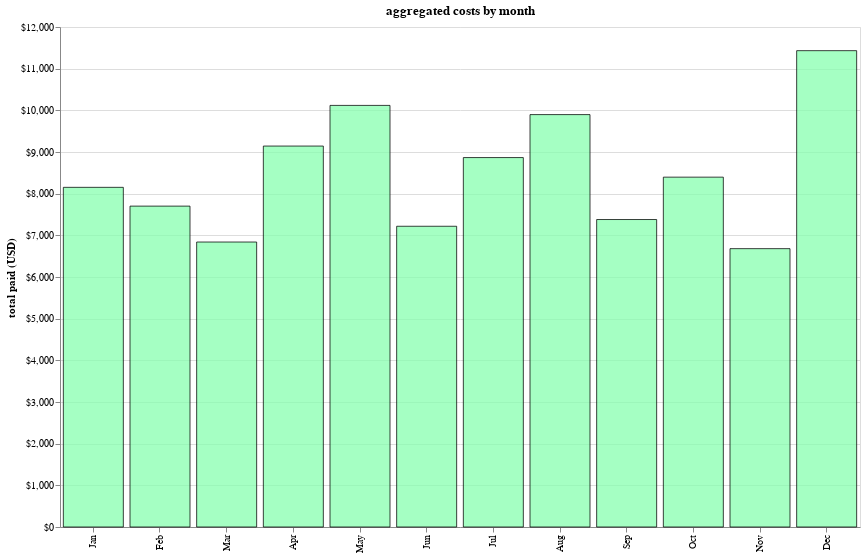

Source (notebook cell):
### Code cell
alt.Chart(
    df_month_totals.with_columns(
        pl.col('Order Month').map_elements(lambda n: calendar.month_abbr[n]).alias('Month'),
        pl.col('Order Month').alias('month_number'),
    ),
    title='aggregated costs by month'
).mark_bar(
    color='#87ffaf',
    stroke='black',
    opacity=0.75,
).transform_calculate(
    custom_tooltip="'$' + datum['Amount Paid']",
).encode(
    x=alt.X('Month', title='', sort=alt.SortField(field='month_number', order='ascending')),
    y=alt.Y('Amount Paid', title='total paid (USD)', axis=alt.Axis(format='$,.0f')),
    tooltip='custom_tooltip:N',
).properties(
    width=800,
    height=500,
)

### Figure 1 — Vega-Lite specification as saved in the notebook (floating-point values rounded to 4 significant figures)
{"usermeta": {"embedOptions": {"theme": "latimes"}}, "config": {"view": {"continuousWidth": 300, "continuousHeight": 300}}, "data": {"name": "data-782e83e31a37d35e480a27691ed09441"}, "mark": {"type": "bar", "color": "#87ffaf", "opacity": 0.75, "stroke": "black"}, "encoding": {"tooltip": {"field": "custom_tooltip", "type": "nominal"}, "x": {"field": "Month", "sort": {"field": "month_number", "order": "ascending"}, "title": "", "type": "nominal"}, "y": {"axis": {"format": "$,.0f"}, "field": "Amount Paid", "title": "total paid (USD)", "type": "quantitative"}}, "height": 500, "title": "aggregated costs by month", "transform": [{"calculate": "'$' + datum['Amount Paid']", "as": "custom_tooltip"}], "width": 800, "$schema": "https://vega.github.io/schema/vega-lite/v5.20.1.json", "datasets": {"data-782e83e31a37d35e480a27691ed09441": [{"Order Month": 11, "Amount Paid": 6680.0, "Month": "Nov", "month_number": 11}, {"Order Month": 3, "Amount Paid": 6839.0, "Month": "Mar", "month_number": 3}, {"Order Month": 6, "Amount Paid": 7218.0, "Month": "Jun", "month_number": 6}, {"Order Month": 9, "Amount Paid": 7380.0, "Month": "Sep", "month_number": 9}, {"Order Month": 2, "Amount Paid": 7701.0, "Month": "Feb", "month_number": 2}, {"Order Month": 1, "Amount Paid": 8152.0, "Month": "Jan", "month_number": 1}, {"Order Month": 10, "Amount Paid": 8396.0, "Month": "Oct", "month_number": 10}, {"Order Month": 7, "Amount Paid": 8866.0, "Month": "Jul", "month_number": 7}, {"Order Month": 4, "Amount Paid": 9143.0, "Month": "Apr", "month_number": 4}, {"Order Month": 8, "Amount Paid": 9897.0, "Month": "Aug", "month_number": 8}, {"Order Month": 5, "Amount Paid": 10120.0, "Month": "May", "month_number": 5}, {"Order Month": 12, "Amount Paid": 11430.0, "Month": "Dec", "month_number": 12}]}}
